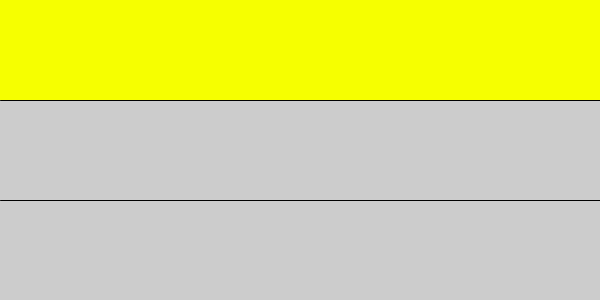
Frame 1 (no input)
Frame 60 (the mouse pressed at the canvas centre just before this capture): identical to frame 1, image omitted
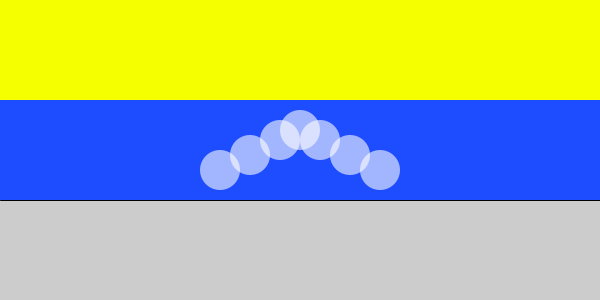
Frame 120 (the mouse held since frame 60 and released just before this capture)

The Processing sketch that drew these frames (run headless with seeded random() and noise(); from frame 60 on, the mouse is pressed at the canvas centre):

// Processing sketch: processing_185073
// ── processing_185073.pde

int x=300; int y=130;
void setup(){ 
size(600,300); 
line (0,100,600,100); 
line(0,200,600,200);
}
void draw(){ 
  if ((mouseX < 600) && (mouseY<100)){ 
    noStroke(); 
    fill (246,255,-100+mouseX/3); 
    rect (0,0,600,100);
} 
else if((mouseX<600) && (mouseY<=200)){ 
noStroke(); 
fill (mouseX/3-70,76,255); 
rect (0,100,600,100); 
}
else if((mouseX<600) && (mouseY>200)){ 
noStroke(); 
fill (255,mouseX/3-50,mouseX/3-50); 
rect (0,200,600,100);
}
if((mouseY>100)&&(mouseY<200)){
  fill(255,150);
  ellipse(x,y,40,40);ellipse(x-20,y+10,40,40);ellipse(x-50,y+25,40,40);ellipse(x-80,y+40,40,40);
  ellipse(x+20,y+10,40,40);ellipse(x+50,y+25,40,40);ellipse(x+80,y+40,40,40);
}
}
